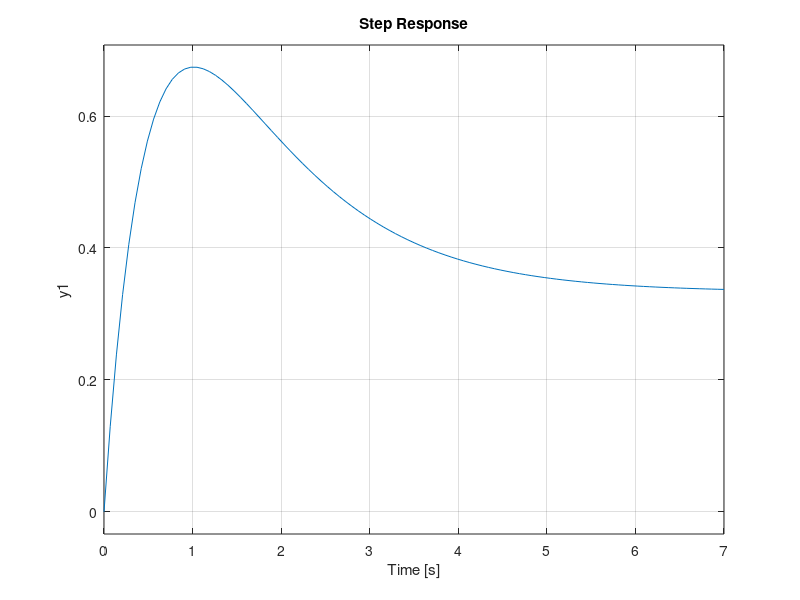

Recreate this plot in MATLAB.
A=[0 1;1 0]
B=[1;0]
Wc=ctrb(A,B);
rank(Wc)
p=[1 1.4 1];
L=place(A,B,roots(p));
s=tf('s');
P=1/(s^2+0.6*s+1);

bode(P)
grid;
nyquist(P)
step(P)
C=0.5*(1+4*s);
margin(C*P);
CLSYS=feedback(C*P,1)
CLSYS=minreal(C*P/(1+C*P))
step(CLSYS)
dcgain(CLSYS)
